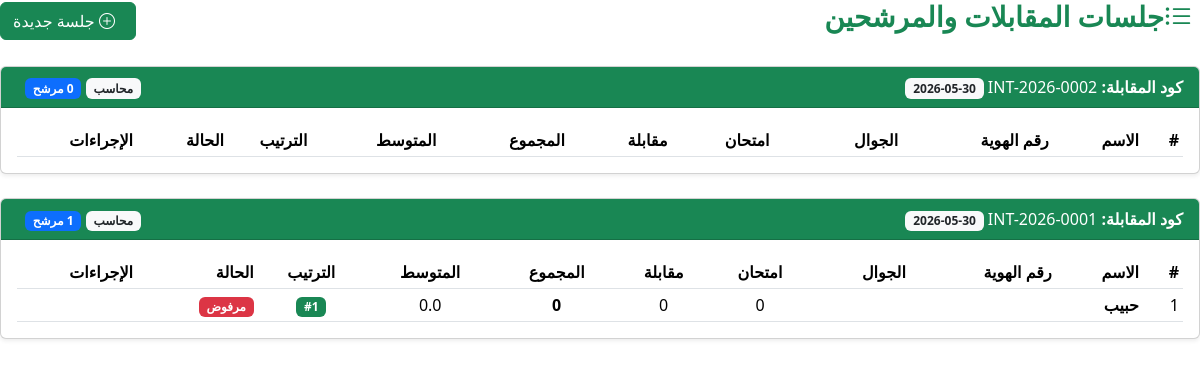
/candidates_list.php (signed in), run on the app's committed database.
### tables this page shows
CREATE TABLE interview_sessions (
        id INTEGER PRIMARY KEY AUTOINCREMENT,
        interview_code TEXT UNIQUE NOT NULL,
        interview_date TEXT,
        job_title_id INTEGER,
        created_by INTEGER,
        created_at TEXT DEFAULT CURRENT_TIMESTAMP,
        FOREIGN KEY (job_title_id) REFERENCES job_titles(id)
    );

CREATE TABLE candidates (
        id INTEGER PRIMARY KEY AUTOINCREMENT,
        session_id INTEGER,
        name_ar TEXT NOT NULL,
        name_en TEXT,
        id_number TEXT,
        mobile TEXT,
        exam_score REAL DEFAULT 0,
        interview_score REAL DEFAULT 0,
        total_score REAL DEFAULT 0,
        average_score REAL DEFAULT 0,
        rank INTEGER,
        status TEXT DEFAULT 'pending',
        FOREIGN KEY (session_id) REFERENCES interview_sessions(id) ON DELETE CASCADE
    );

### candidates_list.php (the view, shortened to what this page needs)
<?php
$db = getDB();
$sessions = $db->query("
    SELECT s.*,
           jt.title as job_title,
           COUNT(c.id) as candidates_count,
           MAX(c.total_score) as top_score
    FROM interview_sessions s
    LEFT JOIN job_titles jt ON s.job_title_id = jt.id
    LEFT JOIN candidates c ON s.id = c.session_id
    GROUP BY s.id
    ORDER BY s.created_at DESC
")->fetchAll();
?>
<!DOCTYPE html>
<html lang="ar" dir="rtl">
<head>
    <link href="https://cdn.jsdelivr.net/npm/bootstrap@5.3.3/dist/css/bootstrap.min.css" rel="stylesheet">
    <link rel="stylesheet" href="https://cdn.jsdelivr.net/npm/bootstrap-icons@1.11.3/font/bootstrap-icons.min.css">
</head>
<body>
<div class="main-content">
    <div class="d-flex justify-content-between align-items-center mb-4">
        <h3 class="fw-bold text-success"><i class="bi bi-list-ul me-2"></i>جلسات المقابلات والمرشحين</h3>
        <a href="add_candidates.php" class="btn btn-success">
            <i class="bi bi-plus-circle me-2"></i> جلسة جديدة
        </a>
    </div>
    <?php if (empty($sessions)): ?>
        <div class="alert alert-info text-center py-5">
            <i class="bi bi-inbox fs-1 d-block mb-3"></i>
            <h5>لا توجد جلسات مقابلات بعد</h5>
            <a href="add_candidates.php" class="btn btn-primary mt-3">إنشاء جلسة جديدة</a>
        </div>
    <?php else: ?>
        <?php foreach ($sessions as $session): ?>
        <div class="card shadow-sm mb-4">
            <div class="card-header bg-success text-white d-flex justify-content-between align-items-center">
                <div>
                    <strong>كود المقابلة:</strong> <?= $session['interview_code'] ?>
                    <span class="badge bg-light text-dark ms-2"><?= $session['interview_date'] ?></span>
                </div>
                <div>
                    <span class="badge bg-light text-dark"><?= $session['job_title'] ?></span>
                    <span class="badge bg-primary ms-2"><?= $session['candidates_count'] ?> مرشح</span>
                </div>
            </div>
            <div class="card-body">
                <?php
                $stmt = $db->prepare("SELECT * FROM candidates WHERE session_id = ? ORDER BY total_score DESC");
                $stmt->execute([$session['id']]);
                $candidates = $stmt->fetchAll();
                ?>
                <table class="table table-sm table-hover mb-0">
                    <thead>
                        <tr>
                            <th width="40">#</th>
                            <th>الاسم</th>
                            <th>رقم الهوية</th>
                            <th>الجوال</th>
                            <th class="text-center">امتحان</th>
                            <th class="text-center">مقابلة</th>
                            <th class="text-center">المجموع</th>
                            <th class="text-center">المتوسط</th>
                            <th class="text-center">الترتيب</th>
                            <th>الحالة</th>
                            <th width="120">الإجراءات</th>
                        </tr>
                    </thead>
                    <tbody>
                        <?php foreach ($candidates as $index => $c): ?>
                        <tr>
                            <td><?= $index + 1 ?></td>
                            <td><strong><?= $c['name_ar'] ?></strong></td>
                            <td><?= $c['id_number'] ?></td>
                            <td><?= $c['mobile'] ?></td>
                            <td class="text-center"><?= $c['exam_score'] ?></td>
                            <td class="text-center"><?= $c['interview_score'] ?></td>
                            <td class="text-center"><strong><?= $c['total_score'] ?></strong></td>
                            <td class="text-center"><?= number_format($c['average_score'], 1) ?></td>
                            <td class="text-center">
                                <span class="badge bg-success">#<?= $c['rank'] ?></span>
                            </td>
                            <td>
                                <?php if ($c['status'] == 'pending'): ?>
                                    <span class="badge bg-warning">قيد المراجعة</span>
                                <?php elseif ($c['status'] == 'approved'): ?>
                                    <span class="badge bg-success">تمت الموافقة</span>
                                <?php else: ?>
                                    <span class="badge bg-danger">مرفوض</span>
                                <?php endif; ?>
                            </td>
                            <td>
                            </td>
                        </tr>
                        <?php endforeach; ?>
                    </tbody>
                </table>
            </div>
        </div>
        <?php endforeach; ?>
    <?php endif; ?>
</div>
</body>
</html>

### data on the page
interview_sessions: interview_code "INT-2026-0002", interview_date "2026-05-30", job_title "محاسب", candidates_count "0"
interview_sessions: interview_code "INT-2026-0001", interview_date "2026-05-30", job_title "محاسب", candidates_count "1"
candidates: name_ar "حبيب", exam_score "0", interview_score "0", total_score "0", average_score "0.0", rank "1", status "مرفوض"
